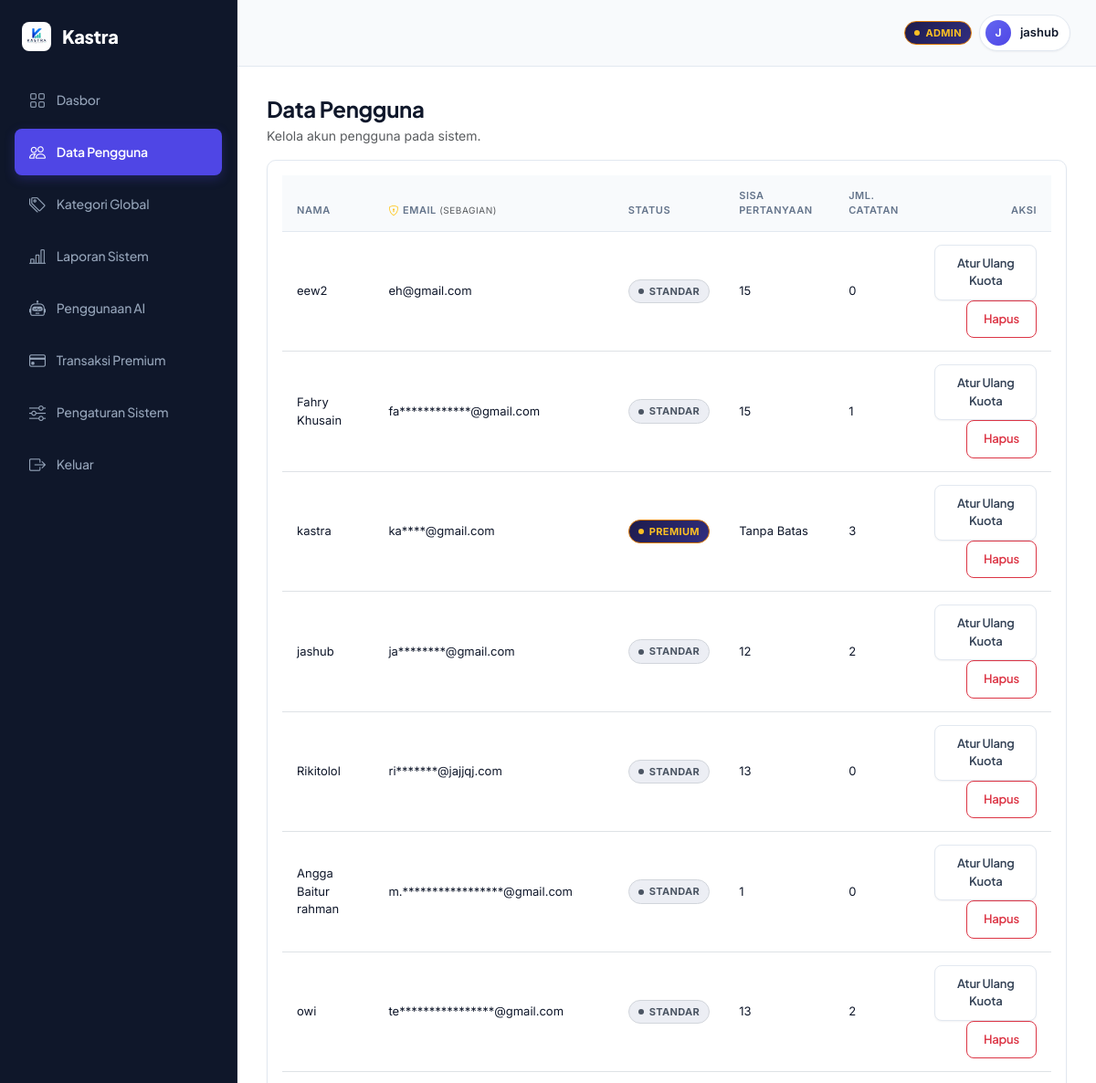
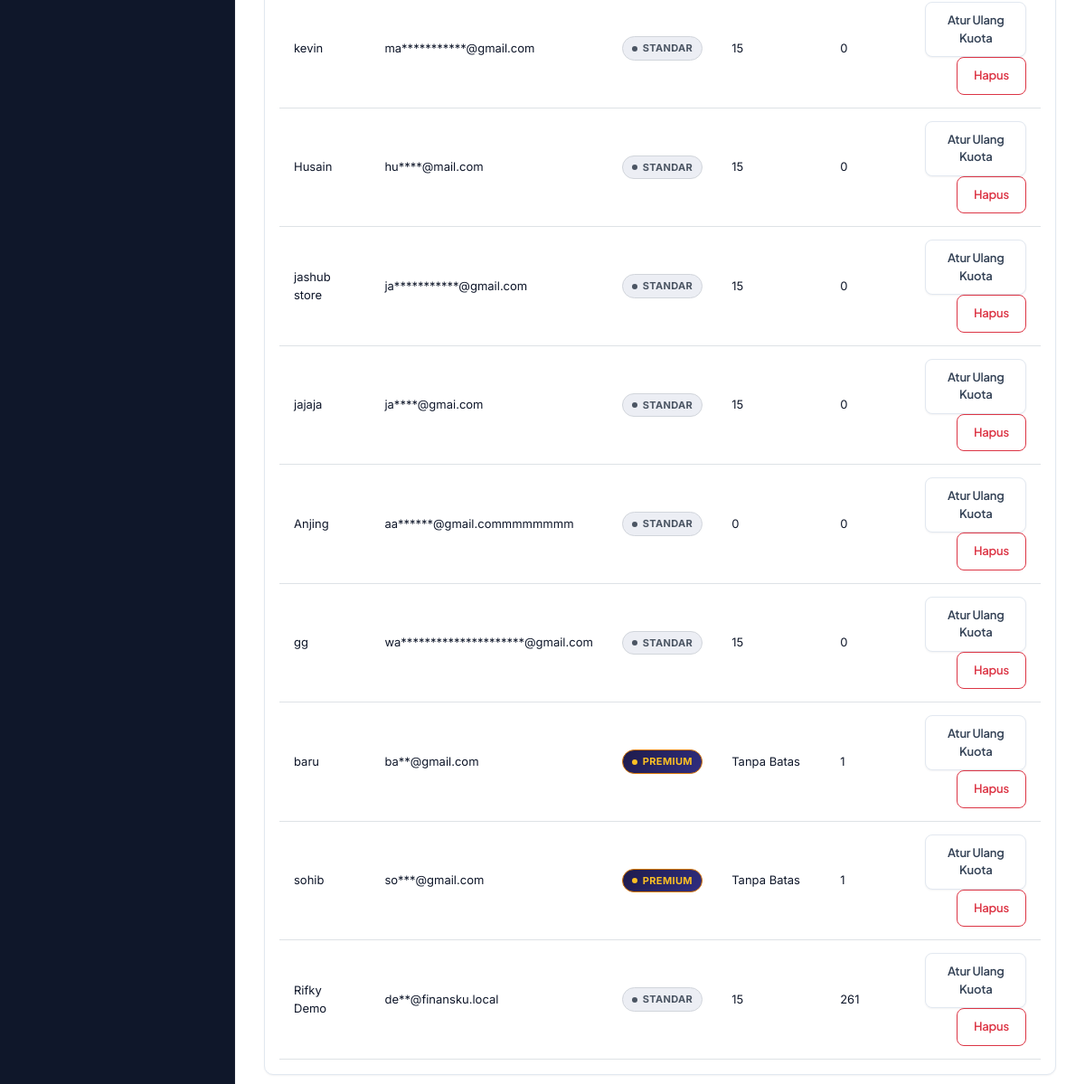
The page /admin/data_user.php (signed in) on the database its author committed (2 pictures, top to bottom).
### tables this page shows
CREATE TABLE `users` (
  `id_user` int(11) NOT NULL,
  `nama_lengkap` varchar(120) NOT NULL,
  `email` varchar(120) NOT NULL,
  `kata_sandi` varchar(255) NOT NULL,
  `tanggal_daftar` datetime NOT NULL,
  `foto` varchar(255) DEFAULT NULL,
  `preferensi` longtext DEFAULT NULL CHECK (json_valid(`preferensi`)),
  `status_user` enum('biasa','premium') NOT NULL DEFAULT 'biasa',
  `sisa_prompt` int(11) NOT NULL DEFAULT 15,
  `tanggal_reset_prompt` date DEFAULT NULL,
  `role` enum('admin','user') NOT NULL DEFAULT 'user',
  `premium_expired` datetime DEFAULT NULL
);

### config/fungsi.php (called while the page is built, shortened)
<?php
function h($teks): string
{
    return htmlspecialchars((string) $teks, ENT_QUOTES, 'UTF-8');
}

### admin/data_user.php (the view, shortened to what this page needs)
<?php
require_once __DIR__ . '/../config/database.php';
require_once __DIR__ . '/../config/fungsi.php';
$query = $koneksi->query("SELECT u.*, (SELECT COUNT(*) FROM transaksi t WHERE t.id_user=u.id_user) AS jumlah_transaksi FROM users u WHERE u.role='user' ORDER BY u.id_user DESC");
$data_user = $query->fetchAll();
include __DIR__ . '/../partials/header.php';
include __DIR__ . '/../partials/sidebar.php';
include __DIR__ . '/../partials/topbar.php';
?>
<div class="d-flex justify-content-between align-items-center mb-3">
  <div><h2 class="mb-1" style="font-size:24px;">Data Pengguna</h2><p class="text-muted mb-0">Kelola akun pengguna pada sistem.</p></div>
</div>
<div class="card-modern p-3 table-responsive">
  <table class="table table-clean align-middle mb-0">
    <thead><tr>
      <th>Nama</th>
      <th><i class="bi bi-shield-lock text-warning me-1"></i>Email <span class="text-muted fw-normal" style="font-size:10px;">(sebagian)</span></th>
      <th>Status</th>
      <th>Sisa Pertanyaan</th>
      <th>Jml. Catatan</th>
      <th class="text-end">Aksi</th>
    </tr></thead>
    <tbody>
    <?php foreach ($data_user as $user): ?>
      <tr>
        <td><?= h($user['nama_lengkap']) ?></td>
        <td>
          <?php
            $email_parts = explode('@', $user['email']);
            $local = $email_parts[0] ?? '';
            $domain = $email_parts[1] ?? '';
            $masked_local = substr($local, 0, 2) . str_repeat('*', max(0, strlen($local) - 2));
            echo h($masked_local . '@' . $domain);
          ?>
        </td>
        <td><span class="badge-status <?= $user['status_user'] === 'premium' ? 'badge-premium' : 'badge-biasa' ?>"><?= $user['status_user'] === 'premium' ? 'Premium' : 'Standar' ?></span></td>
        <td><?= $user['status_user'] === 'premium' ? 'Tanpa Batas' : (int) $user['sisa_prompt'] ?></td>
        <td><?= (int) $user['jumlah_transaksi'] ?></td>
        <td class="text-end">
          <form method="post" class="d-inline"><button class="btn btn-sm btn-light">Atur Ulang Kuota</button></form>
          <form method="post" class="d-inline" onsubmit="return confirm('Hapus pengguna ini?')"><button class="btn btn-sm btn-outline-danger">Hapus</button></form>
        </td>
      </tr>
    <?php endforeach; ?>
    </tbody>
  </table>
</div>
<?php include __DIR__ . '/../partials/footer.php'; ?>

### assets/css/style.css (style rules this page uses)
:root { --primary: #4f46e5; --primary-hover: #4338ca; --primary-active: #3730a3; --primary-light: #e0e7ff; --primary-soft: #f5f3ff; --putih: #ffffff; --bg-app: #f8fafc; --bg-card: #ffffff; --bg-sidebar: #0f172a; --sidebar-hover: #1e293b; --sidebar-active: #1e1b4b; --sidebar-text: #94a3b8; --border-light: #e2e8f0; --border-focus: #a5b4fc; --teks-utama: #0f172a; --teks-muted: #64748b; --teks-putih: #ffffff; --sukses: #10b981; --sukses-bg: #ecfdf5; --bahaya: #ef4444; --bahaya-bg: #fdf2f2; --info: #3b82f6; --info-bg: #eff6ff; --warning: #f59e0b; --warning-bg: #fef3c7; --radius-lg: 10px; --radius-md: 8px; --radius-sm: 6px; --shadow-sm: 0 1px 2px 0 rgba(15, 23, 42, 0.05); --shadow-md: 0 4px 6px -1px rgba(15, 23, 42, 0.05), 0 2px 4px -2px rgba(15, 23, 42, 0.05); --shadow-lg: 0 10px 15px -3px rgba(15, 23, 42, 0.04), 0 4px 6px -4px rgba(15, 23, 42, 0.04); }
* { box-sizing: border-box; }
body { margin: 0; font-family: 'Inter', -apple-system, BlinkMacSystemFont, "Segoe UI", Roboto, sans-serif; background: var(--bg-app); color: var(--teks-utama); font-size: 14px; line-height: 1.5; opacity: 0; transition: opacity .25s ease; -webkit-font-smoothing: antialiased; -moz-osx-font-smoothing: grayscale; }
body.page-ready { opacity: 1; }
html { scroll-behavior: smooth; }
h1, h2, h3, h4, h5, h6, .brand, .btn, .nav-link, .menu-link, .section-title, .auth-label, .kartu-nominal { font-family: 'Plus Jakarta Sans', -apple-system, BlinkMacSystemFont, "Segoe UI", Roboto, sans-serif; letter-spacing: -0.015em; }
.card-modern { background: var(--bg-card); border: 1px solid var(--border-light); border-radius: var(--radius-lg); box-shadow: var(--shadow-sm); transition: all 0.2s cubic-bezier(0.4, 0, 0.2, 1); }
.btn { font-weight: 600; font-size: 13px; border-radius: var(--radius-md); padding: 10px 18px; transition: all 0.15s cubic-bezier(0.4, 0, 0.2, 1); display: inline-flex; align-items: center; justify-content: center; gap: 8px; }
.btn-light { background: #fff; border: 1px solid var(--border-light); color: #334155; box-shadow: var(--shadow-sm); }
.table-clean { width: 100%; }
.table-clean thead th { border-bottom: 1px solid var(--border-light); background: #f8fafc; color: var(--teks-muted); font-weight: 600; text-transform: uppercase; font-size: 11px; letter-spacing: 0.05em; padding: 14px 16px; }
.table-clean tbody td { border-top: 1px solid var(--border-light); padding: 14px 16px; color: var(--teks-utama); font-size: 13px; }
.table-clean tbody tr { transition: background 0.15s ease; }
.badge-status { display: inline-flex; align-items: center; justify-content: center; padding: 4px 10px; border-radius: 999px; font-size: 11px; font-weight: 700; text-transform: uppercase; letter-spacing: 0.03em; transition: all 0.3s cubic-bezier(0.4, 0, 0.2, 1); }
.badge-status::before { content: ""; display: inline-block; width: 6px; height: 6px; border-radius: 50%; margin-right: 6px; background: currentColor; flex-shrink: 0; }
.badge-biasa::before { animation: pulse-dot 1.5s infinite ease-in-out; }
.badge-premium { background: linear-gradient(135deg, #1e1b4b, #312e81); color: #fbbf24; border: 1px solid #d97706; }
.badge-biasa { background: #eceef4; color: #4b5563; border: 1px solid #d1d5db; }
body { background-color: var(--dark-bg); color: var(--teks-utama); font-family: 'Inter', sans-serif; overflow-x: hidden; }
h1, h2, h3, h4, h5, h6 { font-family: 'Plus Jakarta Sans', sans-serif; font-weight: 700; }

### rows shown on the page
users: nama_lengkap "eew2", email "eh@gmail.com", status_user "STANDAR", sisa_prompt "15", jumlah_transaksi "0"
users: nama_lengkap "Fahry Khusain", email "fa************@gmail.com", status_user "STANDAR", sisa_prompt "15", jumlah_transaksi "1"
users: nama_lengkap "kastra", email "ka****@gmail.com", status_user "PREMIUM", jumlah_transaksi "3"
users: nama_lengkap "jashub", email "ja********@gmail.com", status_user "STANDAR", sisa_prompt "12", jumlah_transaksi "2"
users: nama_lengkap "Rikitolol", email "ri*******@jajjqj.com", status_user "STANDAR", sisa_prompt "13", jumlah_transaksi "0"
users: nama_lengkap "Angga Baitur rahman", email "m.*****************@gmail.com", status_user "STANDAR", sisa_prompt "1", jumlah_transaksi "0"
users: nama_lengkap "owi", email "te****************@gmail.com", status_user "STANDAR", sisa_prompt "13", jumlah_transaksi "2"
users: nama_lengkap "kevin", email "ma***********@gmail.com", status_user "STANDAR", sisa_prompt "15", jumlah_transaksi "0"
users: nama_lengkap "Husain", email "hu****@mail.com", status_user "STANDAR", sisa_prompt "15", jumlah_transaksi "0"
users: nama_lengkap "jashub store", email "ja***********@gmail.com", status_user "STANDAR", sisa_prompt "15", jumlah_transaksi "0"
users: nama_lengkap "jajaja", email "ja****@gmai.com", status_user "STANDAR", sisa_prompt "15", jumlah_transaksi "0"
users: nama_lengkap "Anjing", email "aa******@gmail.commmmmmmm", status_user "STANDAR", sisa_prompt "0", jumlah_transaksi "0"
users: nama_lengkap "gg", email "wa*********************@gmail.com", status_user "STANDAR", sisa_prompt "15", jumlah_transaksi "0"
users: nama_lengkap "baru", email "ba**@gmail.com", status_user "PREMIUM", jumlah_transaksi "1"
users: nama_lengkap "sohib", email "so***@gmail.com", status_user "PREMIUM", jumlah_transaksi "1"
users: nama_lengkap "Rifky Demo", email "de**@finansku.local", status_user "STANDAR", sisa_prompt "15", jumlah_transaksi "261"

### other values the page prints
$inisial_pengguna "J"
$nama_pengguna "jashub"
